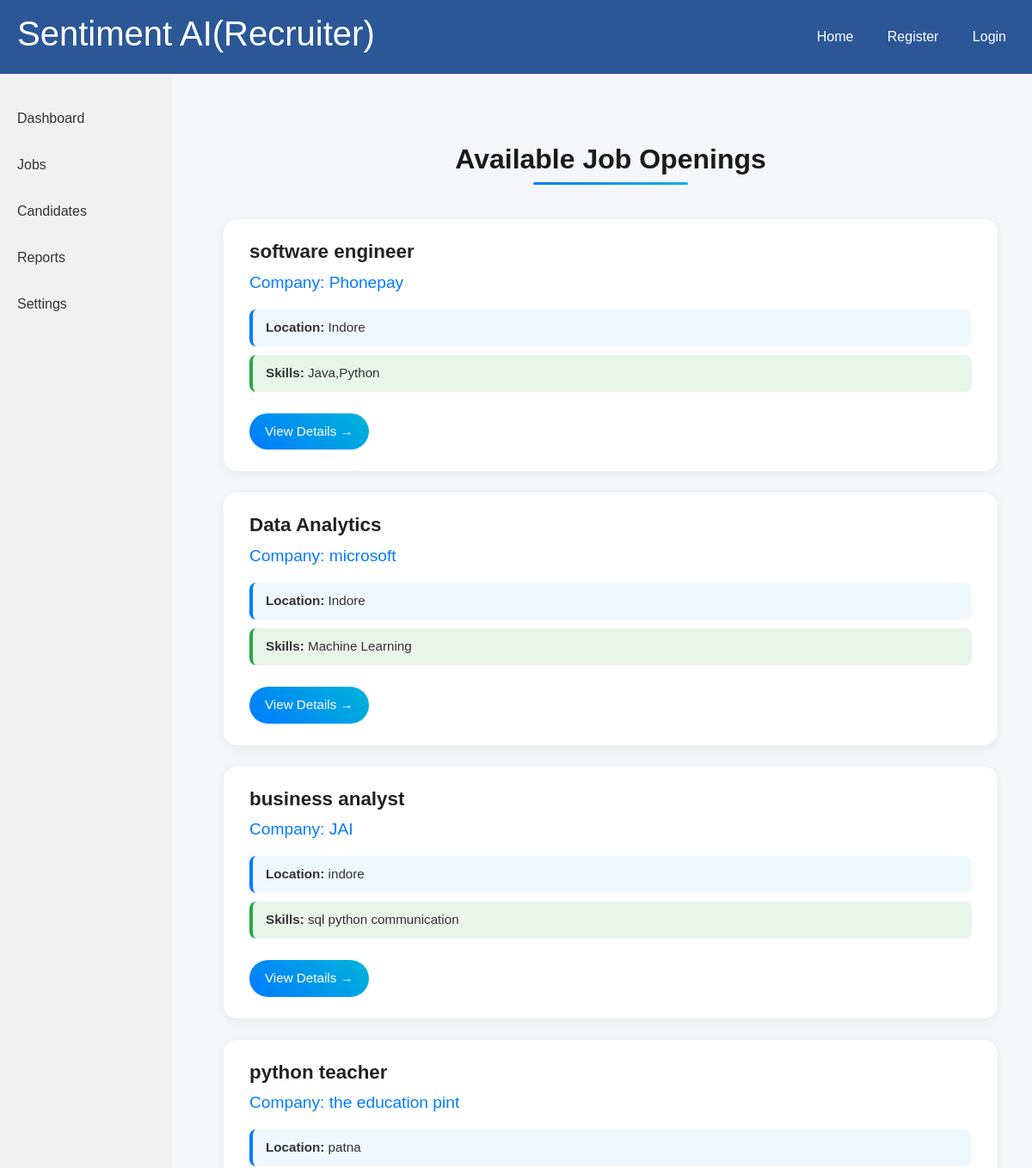
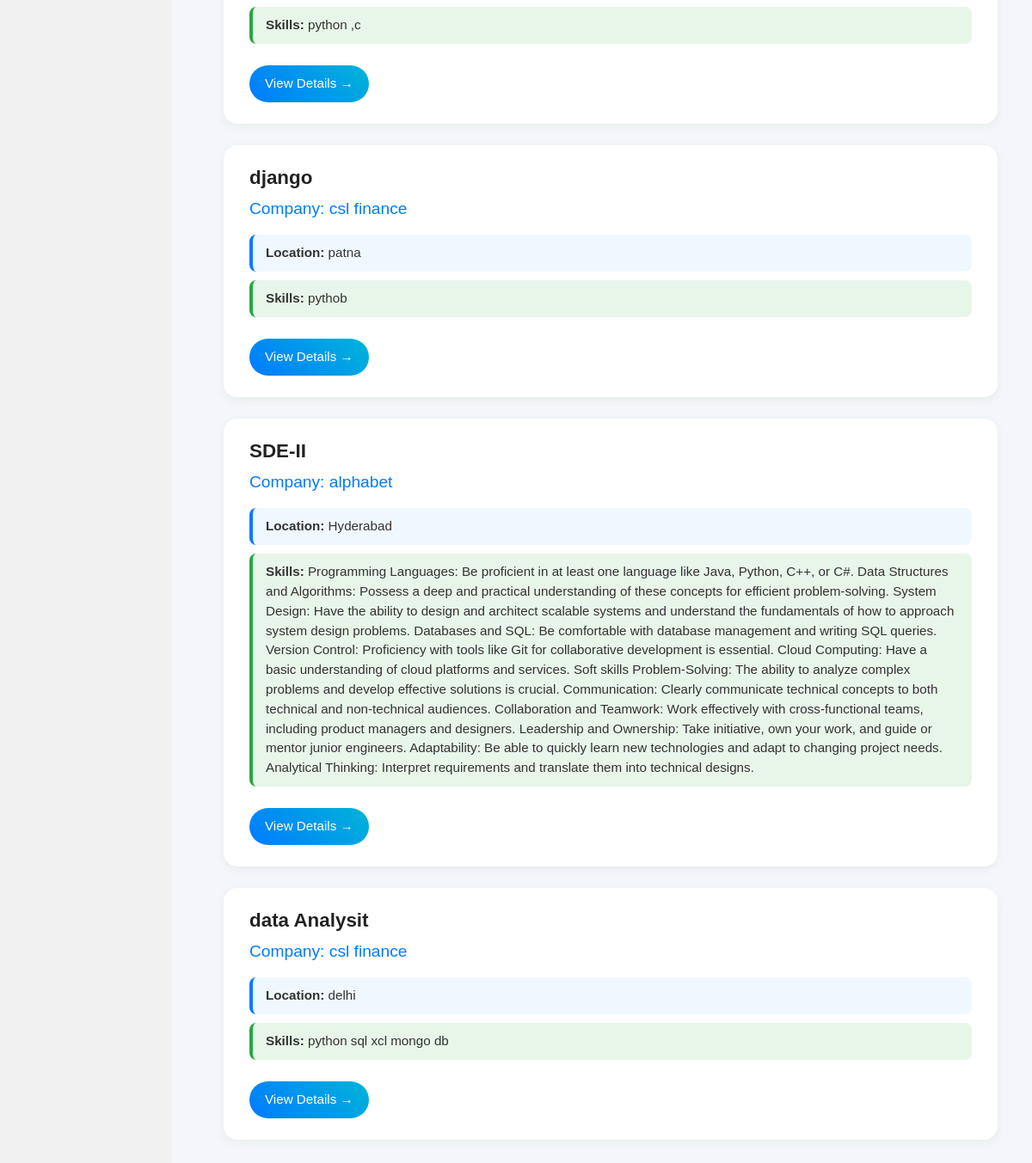
The app's page /jobs/list/ with its own data (2 pictures, top to bottom).
### jobs/models.py (models this page shows, shortened)
class Job(models.Model):
    company = models.ForeignKey(CompanyProfile, on_delete=models.CASCADE, related_name='jobs')
    title = models.CharField(max_length=200)
    description = models.TextField()
    skills_required = models.TextField(help_text="Enter comma-separated skills, e.g. Python, Django, REST API")
    location = models.CharField(max_length=100)
    salary_range = models.CharField(max_length=100, blank=True, null=True)
    experience_required = models.CharField(max_length=100, blank=True, null=True)
    created_at = models.DateTimeField(default=timezone.now)
    is_active = models.BooleanField(default=True)
    class Meta:
        ordering = ['-created_at']
        verbose_name = "Job"
        verbose_name_plural = "Jobs"

### accounts/models.py (models this page shows, shortened)
class CompanyProfile(models.Model):
    user = models.OneToOneField(User, on_delete=models.CASCADE, related_name='company_profile')
    company_name = models.CharField(max_length=200)
    industry = models.CharField(max_length=100, blank=True)
    website = models.URLField(max_length=200, blank=True, null=True)
    description = models.TextField(blank=True)

### jobs/views.py (the view)
# urls.py: path('list/', views.job_list, name='job_list'),
def job_list(request):
    jobs = Job.objects.filter(is_active=True).order_by('-created_at')
    return render(request, 'jobs/job_list.html', {'jobs': jobs})

### jobs/templates/jobs/job_list.html (shortened to what this page needs)
{% extends 'base.html' %}
{% block content %}
<div class="jobs-section">
    <h2 class="section-title"> Available Job Openings</h2>
    {% for job in jobs %}
    <div class="job-card">
        <h5 class="job-title">{{ job.title }}</h5>
        <p class="company-name">Company: {{ job.company.company_name }}</p>
        <div class="job-details">
            <div class="detail-box">
                <p class="detail-text"><strong>Location:</strong> {{ job.location }}</p>
            </div>
            <div class="detail-box skills">
                <p class="detail-text"><strong>Skills:</strong> {{ job.skills_required }}</p>
            </div>
        </div>
        <a href="{% url 'job_detail' job.id %}" class="view-btn">View Details →</a>
    </div>
    {% empty %}
    <p class="no-jobs">No jobs available right now.</p>
    {% endfor %}
</div>
{% endblock %}

### templates/base.html (shortened to what this page needs)
{% load static %}
<!DOCTYPE html>
<html lang="en">
<head>
    <link href="https://cdn.jsdelivr.net/npm/bootstrap@5.3.2/dist/css/bootstrap.min.css" rel="stylesheet">
<link href="https://cdn.jsdelivr.net/npm/bootstrap-icons@1.11.1/font/bootstrap-icons.css" rel="stylesheet">
</head>
<body>
<header>
    <h1><a href="{% url 'home' %}">Sentiment AI(Recruiter)</a></h1>
    <nav>
        <a href="{% url 'home' %}">Home</a>
        {% if user.is_authenticated %}
            <a href="{% url 'logout' %}">Logout</a>
        {% else %}
            <a href="{% url 'register' %}">Register</a>
            <a href="{% url 'login' %}">Login</a>
        {% endif %}
    </nav>
</header>
<div class="main-wrapper">
    <aside class="sidebar">
        <ul>
            <li><a href="{% url 'home' %}">Dashboard</a></li>
            <li><a href="{% url 'job_list' %}">Jobs</a></li>
           <li><a href="{% url 'login' %}">Candidates</a></li>
            <li><a href="#">Reports</a></li>
            <li><a href="#">Settings</a></li>
        </ul>
    </aside>
    <div class="container">
        {% block content %}
        {% endblock %}
    </div>
</div>
</body>
</html>

### templates/base.html (style rules this page uses)
body { font-family: Arial, sans-serif; margin: 0; padding: 0; display: flex; flex-direction: column; }
header { background: #2b5797; color: white; padding: 15px 20px; display: flex; justify-content: space-between; align-items: center; }
header h1 a { color: white; text-decoration: none; }
nav a { color: white; margin-left: 15px; text-decoration: none; padding: 5px 10px; border-radius: 5px; transition: background 0.3s; }
.main-wrapper { display: flex; }
.sidebar { width: 200px; background: #f1f1f1; padding-top: 20px; position: fixed; height: 100%; }
.sidebar ul { list-style-type: none; padding: 0; }
.sidebar ul li { margin: 10px 0; }
.sidebar ul li a { text-decoration: none; color: #333; display: block; padding: 10px 20px; transition: all 0.3s; }
.container { margin-left: 220px; padding: 20px; flex: 1; }

### jobs/templates/jobs/job_list.html (style rules this page uses)
body { background: #f4f6f9; }
.jobs-section { max-width: 1100px; margin: 40px auto; padding: 20px; }
.section-title { text-align: center; font-weight: 700; font-size: 2rem; color: #1a1a1a; margin-bottom: 40px; opacity: 0; transform: translateY(-30px); animation: slideFadeIn 1.2s ease-out forwards; position: relative; }
.section-title::after { content: ""; display: block; width: 0; height: 3px; background: linear-gradient(45deg, #007bff, #00b4d8); margin: 8px auto 0; border-radius: 3px; animation: underlineExpand 1.2s ease-in-out forwards 0.8s; }
.job-card { background: #fff; border-radius: 16px; padding: 25px 30px; margin-bottom: 25px; box-shadow: 0 3px 10px rgba(79, 132, 66, 0.08); transition: all 0.3s ease-in-out; }
.job-title { font-size: 1.4rem; font-weight: 800; color: #222; }
.company-name { font-size: 1.2rem; color: #007bff; margin-top: 5px; font-weight: 500; }
.job-details { margin-top: 15px; }
.detail-box { background: #f0f8ff; border-left: 4px solid #007bff; border-radius: 8px; padding: 10px 15px; margin-bottom: 10px; display: flex; align-items: center; gap: 8px; }
.detail-box.skills { background: #e8f5e9; border-left: 4px solid #28a745; }
.detail-text { margin: 0; font-size: 0.95rem; color: #333; }
.view-btn { display: inline-block; margin-top: 15px; padding: 10px 18px; border-radius: 25px; font-size: 0.95rem; font-weight: 500; background: linear-gradient(45deg, #007bff, #00b4d8); color: white; text-decoration: none; transition: all 0.3s ease-in-out; }

### records on screen
Job: title "software engineer", company.company_name "Phonepay", location "Indore", skills_required "Java,Python"
Job: title "Data Analytics", company.company_name "microsoft", location "Indore", skills_required "Machine Learning"
Job: title "business analyst", company.company_name "JAI", location "indore", skills_required "sql python communication"
Job: title "python teacher", company.company_name "the education pint", location "patna", skills_required "python ,c"
Job: title "django", company.company_name "csl finance", location "patna", skills_required "pythob"
Job: title "SDE-II", company.company_name "alphabet", location "Hyderabad", skills_required "Programming Languages: Be proficient in at least one language like Java, Python, C++, or C#. Data Structures and Algorithms: Possess a deep and practical understanding of these concepts for efficient problem-solving. System Design: Have the ability to design and architect scalable systems and understand the fundamentals of how to approach system design problems. Databases and SQL: Be comfortable with database management and writing SQL queries. Version Control: Proficiency with tools like Git for collaborative development is essential. Cloud Computing: Have a basic understanding of cloud platforms and services. Soft skills Problem-Solving: The ability to analyze complex problems and develop…"
Job: title "data Analysit", company.company_name "csl finance", location "delhi", skills_required "python sql xcl mongo db"
